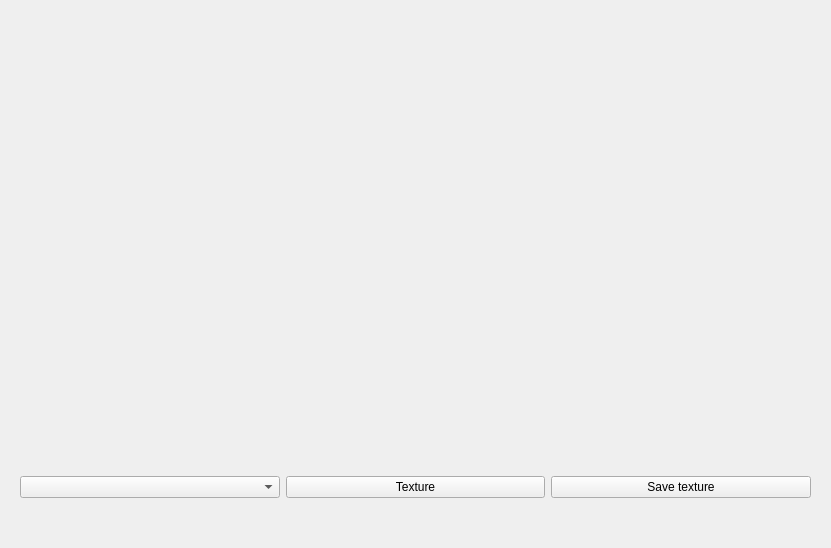
<?xml version="1.0" encoding="UTF-8"?>
<ui version="4.0">
 <class>Texture</class>
 <widget class="QWidget" name="Texture">
  <property name="geometry">
   <rect>
    <x>0</x>
    <y>0</y>
    <width>831</width>
    <height>548</height>
   </rect>
  </property>
  <property name="windowTitle">
   <string>Texture</string>
  </property>
  <layout class="QVBoxLayout" name="verticalLayout">
   <item>
    <widget class="QWidget" name="widget" native="true">
     <layout class="QHBoxLayout" name="horizontalLayout">
      <item>
       <widget class="QVTKWidget" name="qvtkcloud" native="true"/>
      </item>
      <item>
       <widget class="QVTKWidget" name="qvtkTexture" native="true"/>
      </item>
     </layout>
    </widget>
   </item>
   <item>
    <widget class="QWidget" name="widget_2" native="true">
     <property name="maximumSize">
      <size>
       <width>16777215</width>
       <height>100</height>
      </size>
     </property>
     <layout class="QHBoxLayout" name="horizontalLayout_3">
      <item>
       <widget class="QComboBox" name="comboBox"/>
      </item>
      <item>
       <widget class="QPushButton" name="btn_texture">
        <property name="text">
         <string>Texture</string>
        </property>
       </widget>
      </item>
      <item>
       <widget class="QPushButton" name="btn_saveTexture">
        <property name="text">
         <string>Save texture</string>
        </property>
       </widget>
      </item>
     </layout>
    </widget>
   </item>
  </layout>
 </widget>
 <customwidgets>
  <customwidget>
   <class>QVTKWidget</class>
   <extends>QWidget</extends>
   <header location="global">QVTKWidget.h</header>
  </customwidget>
 </customwidgets>
 <resources/>
 <connections/>
</ui>
